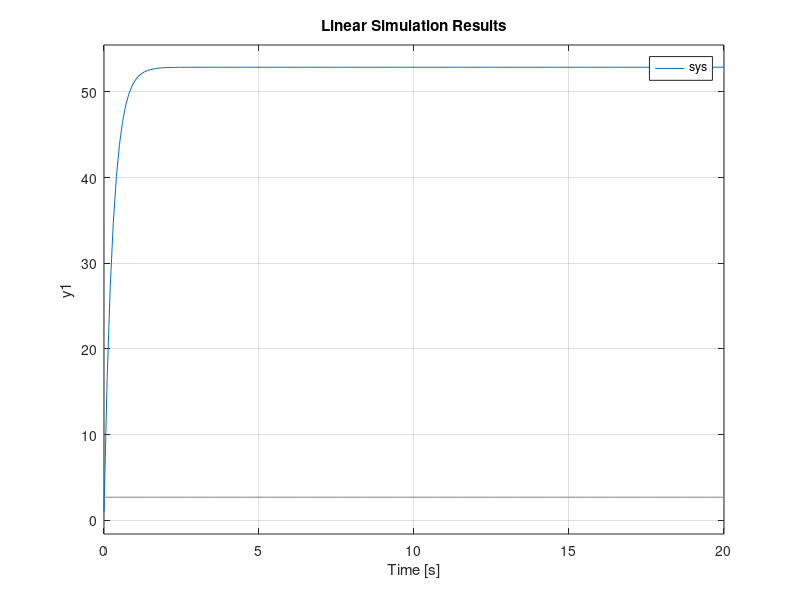

The MATLAB script that drew this image:
Ra = 1.22;
Ke = 0.032;
J = 382*10^-6;
b = 0.09*10^-3;
offset = 2.3;

A = -((Ra*Ke^2)/J + b/J);
B = Ke/(J*Ra);
C = 1;
D = 0;

T = 0:0.1:20;
U = ones(size(T))*5;
NewU = U - offset;
X0 = [1];

sys = ss(A,B,C,D);
lsim(sys,NewU,T,X0);